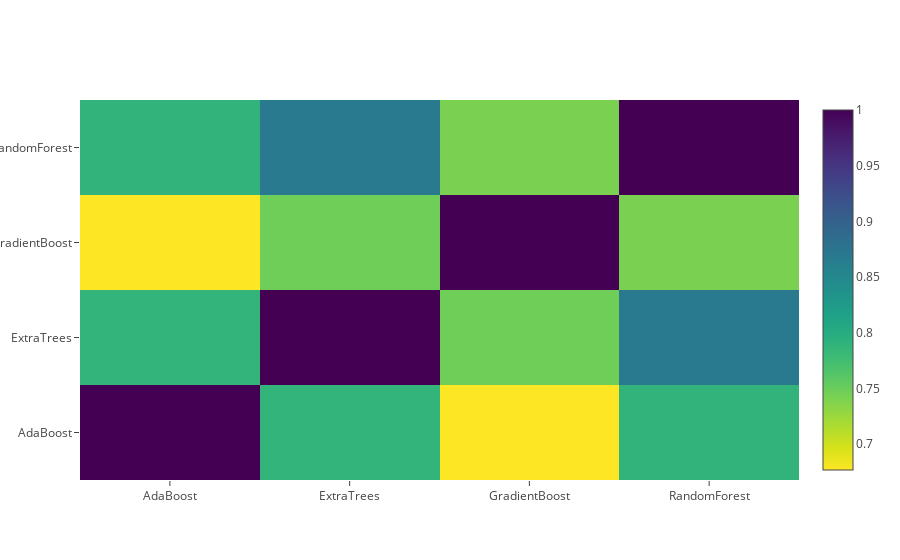

This figure's notebook cell:
### Markdown cell above
**Correlation Heatmap of the Second Level Training set**

**第二层次训练集的相关热图。**

### Code cell
data = [
    go.Heatmap(
        z= base_predictions_train.astype(float).corr().values ,
        x=base_predictions_train.columns.values,
        y= base_predictions_train.columns.values,
          colorscale='Viridis',
            showscale=True,
            reversescale = True
    )
]
py.iplot(data, filename='labelled-heatmap')

### Figure 1 — Plotly figure (JSON) as saved in the notebook; plotly's stock layout.template omitted (floating-point values rounded to 4 significant figures)
{"data": [{"colorscale": "Viridis", "reversescale": true, "showscale": true, "type": "heatmap", "x": ["AdaBoost", "ExtraTrees", "GradientBoost", "RandomForest"], "y": ["AdaBoost", "ExtraTrees", "GradientBoost", "RandomForest"], "z": [[1, 0.7879, 0.6767, 0.7895], [0.7879, 1, 0.7472, 0.8687], [0.6767, 0.7472, 1, 0.7417], [0.7895, 0.8687, 0.7417, 1]]}], "layout": {}}
